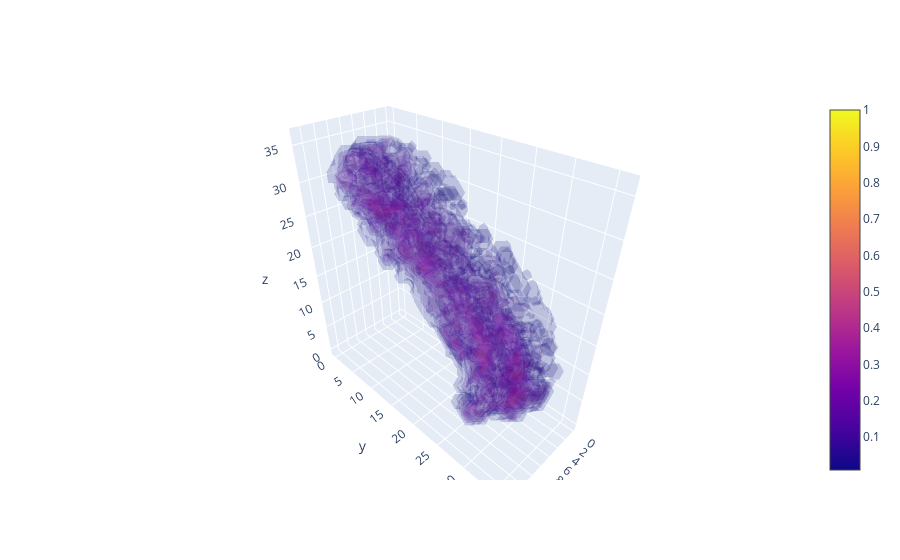

This figure's notebook cell:
### Code cell
# Create axis
axes = list(dim[:3])
dim1 = list(dim[:3])[0]
dim2 = list(dim[:3])[1]
dim3 = list(dim[:3])[2]

# Create Data
data = sum_vol.reshape(list(dim[:3]))

X, Y, Z = np.mgrid[0:dim1:1, 0:dim2:1, 0:dim3:1]
values = np.flip(data, axis=[1,2])

fig = go.Figure(data=go.Volume(
    x=X.flatten(),
    y=Y.flatten(),
    z=Z.flatten(),
    value=values.flatten(),
    isomin=0.01,
    isomax=1,
    opacity=0.1, # needs to be small to see through all surfaces
    surface_count=17, # needs to be a large number for good volume rendering
    ))
fig.show()

### Figure 1 — Plotly figure (JSON) as saved in the notebook; plotly's stock layout.template omitted (floating-point values rounded to 4 significant figures; data arrays with more than 128 entries replaced by an {"elided": "..."} marker saying what was removed)
{"data": [{"isomax": 1, "isomin": 0.01, "opacity": 0.1, "surface": {"count": 17}, "type": "volume", "value": {"elided": "21904 float values"}, "x": {"elided": "21904 int values"}, "y": {"elided": "21904 int values"}, "z": {"elided": "21904 int values"}}], "layout": {}}
